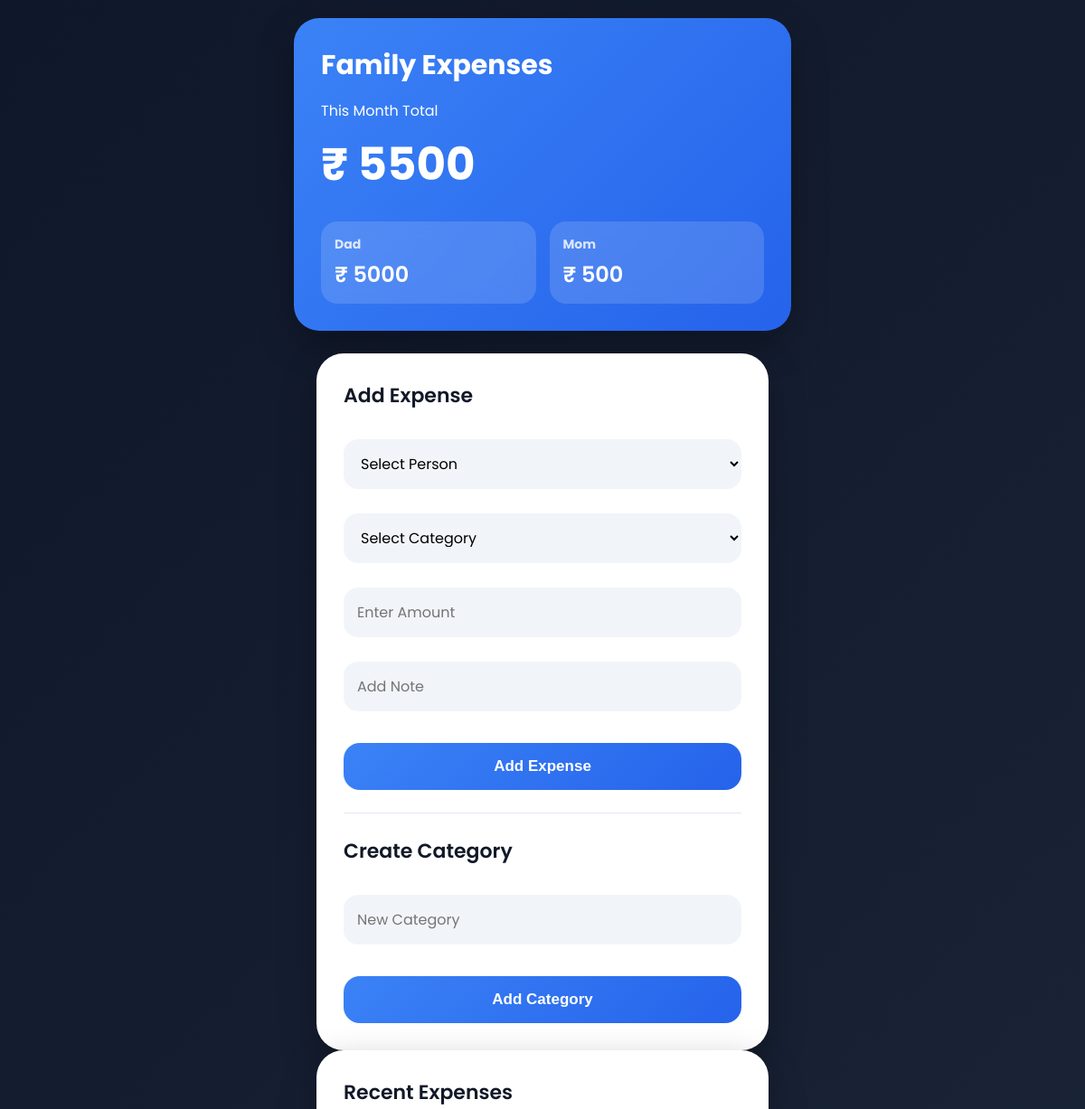
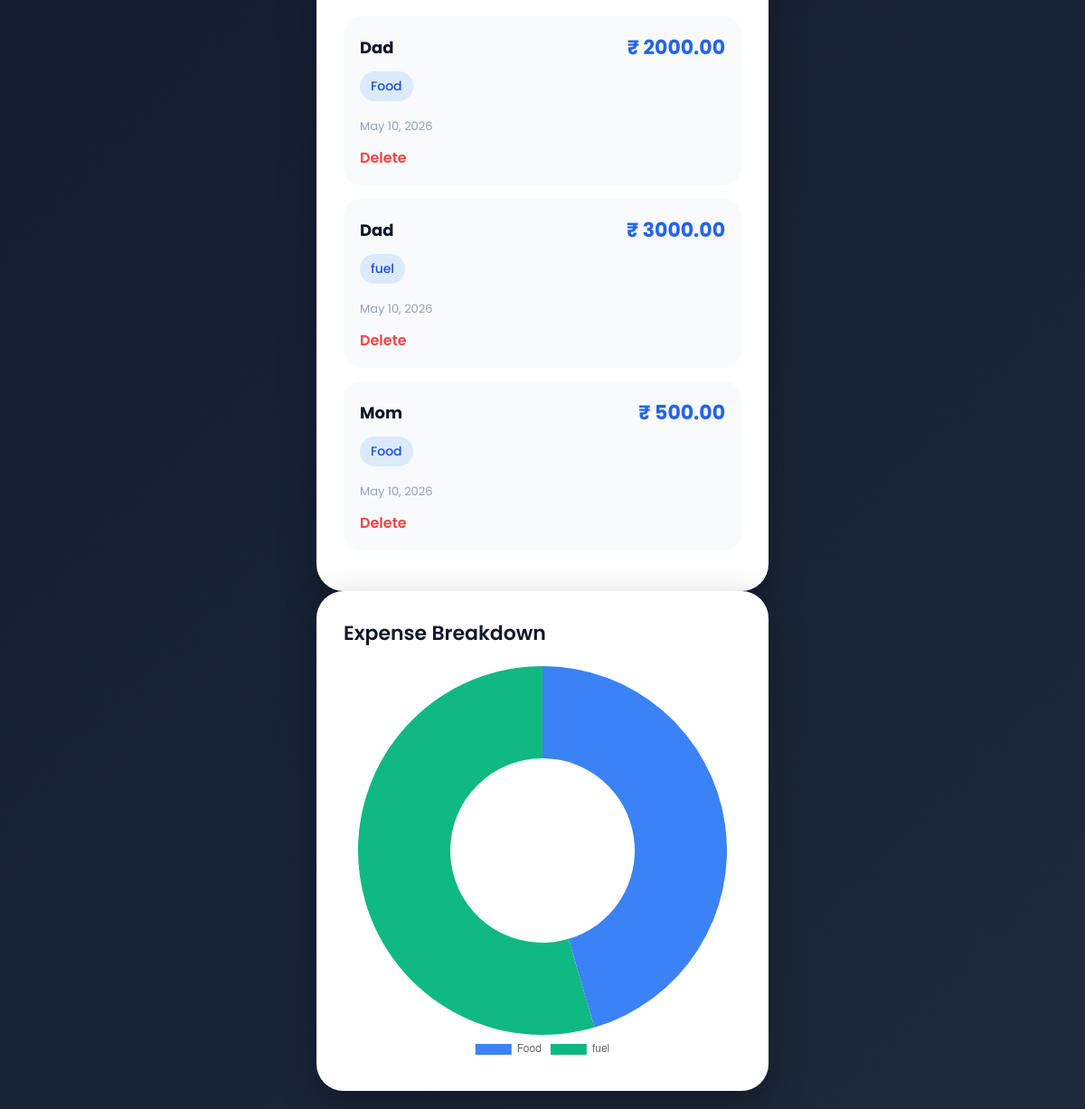
Before: / with the older database file (2 pictures, top to bottom).
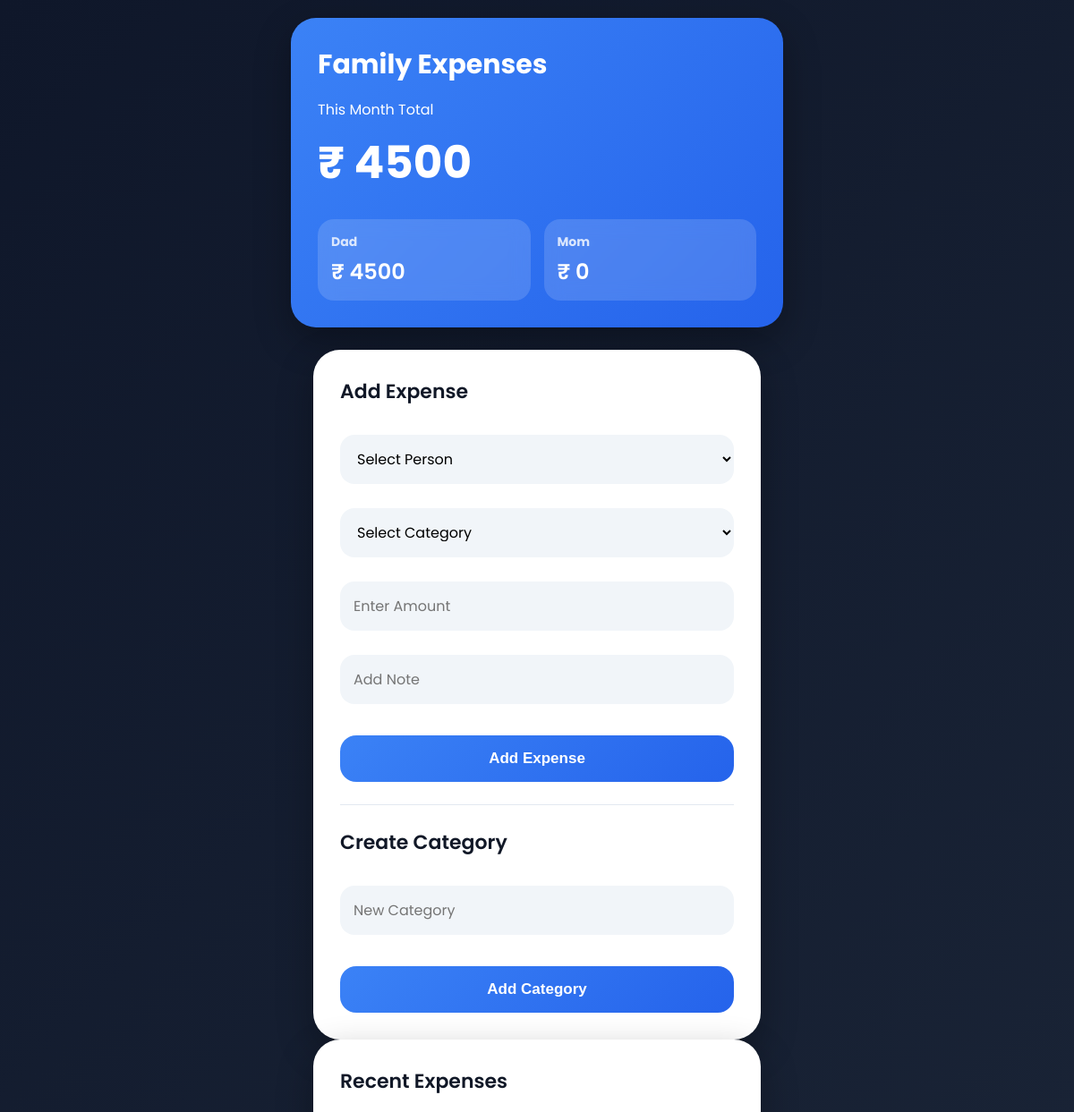
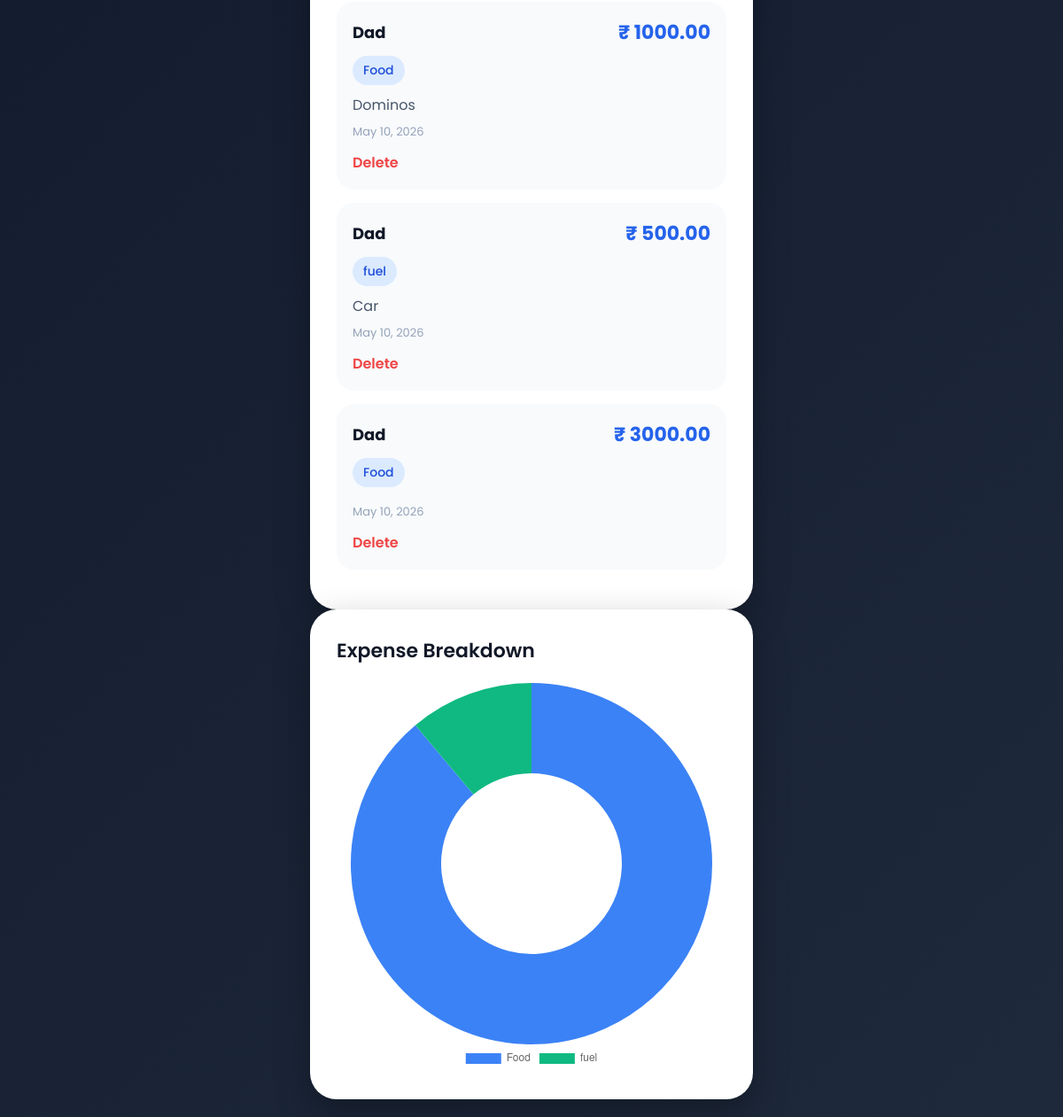
After: the same page with the newer database file (2 pictures, top to bottom).
### expenses/models.py (models this page shows, shortened)
class Expense(models.Model):
    PERSON_CHOICES = [
        ('Dad', 'Dad'),
        ('Mom', 'Mom'),
    ]
    person = models.CharField(max_length=10, choices=PERSON_CHOICES)
    category = models.ForeignKey(Category, on_delete=models.CASCADE)
    amount = models.DecimalField(max_digits=10, decimal_places=2)
    note = models.CharField(max_length=100, blank=True)
    date = models.DateField(auto_now_add=True)

class Category(models.Model):
    name = models.CharField(max_length=50)
    def __str__(self):
        return self.name

### expenses/views.py (the view, shortened to what this page needs)
# urls.py: path('', home, name='home'),
def home(request):
    expenses = Expense.objects.all().order_by('-date')
    total = Expense.objects.aggregate(total=Sum('amount'))['total'] or 0
    dad_total = Expense.objects.filter(person='Dad').aggregate(total=Sum('amount'))['total'] or 0
    mom_total = Expense.objects.filter(person='Mom').aggregate(total=Sum('amount'))['total'] or 0
    categories = Category.objects.all()
    category_totals = Expense.objects.values(
        'category__name'
    ).annotate(
        total=Sum('amount')
    )
    context = {
        'expenses': expenses,
        'total': total,
        'dad_total': dad_total,
        'mom_total': mom_total,
        'category_totals': category_totals,
        'categories': categories
    }
    return render(request, 'home.html', context)

### templates/home.html (shortened to what this page needs)
<!DOCTYPE html>
<html>
<head>
</head>
<body>
<div class="container">
    <div class="top-card">
        <div class="title">
            Family Expenses
        </div>
        <p>This Month Total</p>
        <div class="total">
            ₹ {{ total }}
        </div>
        <div class="stats">
            <div class="stat-box">
                <h3>Dad</h3>
                <p>₹ {{ dad_total }}</p>
            </div>
            <div class="stat-box">
                <h3>Mom</h3>
                <p>₹ {{ mom_total }}</p>
            </div>
        </div>
    </div>
    <div class="card">
        <div class="section-title">
            Add Expense
        </div>
        <form method="POST">
            <select name="person" required>
                <option value="">Select Person</option>
            </select>
            <select name="category" required>
                <option value="">Select Category</option>
            </select>
            <input type="number"
                   step="0.01"
                   name="amount"
                   placeholder="Enter Amount"
                   required>
            <input type="text"
                   name="note"
                   placeholder="Add Note">
            <button type="submit">
                Add Expense
            </button>
        </form>
        <hr>
        <div class="section-title">
            Create Category
        </div>
        <form method="POST">
            <input type="text"
                   name="new_category"
                   placeholder="New Category"
                   required>
            <button type="submit">
                Add Category
            </button>
        </form>
    </div>
    <div class="card">
        <div class="section-title">
            Recent Expenses
        </div>
        {% for expense in expenses %}
        <div class="expense-card">
            <div class="expense-top">
                <div class="person">
                    {{ expense.person }}
                </div>
                <div class="amount">
                    ₹ {{ expense.amount }}
                </div>
            </div>
            <div class="category">
                {{ expense.category }}
            </div>
            <div class="note">
                {{ expense.note }}
            </div>
            <div class="date">
                {{ expense.date }}
            </div>
            <div class="actions">
                <a class="delete"
                   href="/delete/{{ expense.id }}"
                   onclick="return confirm('Delete this expense?')">
                    Delete
                </a>
            </div>
        </div>
        {% endfor %}
    </div>
</div>
</body>
</html>
<!DOCTYPE html>
<html>
<head>
</head>
<body>
<div class="card">
    <div class="section-title">
        Expense Breakdown
    </div>
    <canvas id="expenseChart"></canvas>
</div>
<script>
const ctx = document.getElementById('expenseChart');
new Chart(ctx, {
    type: 'doughnut',
    data: {
        labels: [
            {% for item in category_totals %}
                '{{ item.category__name }}',
            {% endfor %}
        ],
        datasets: [{
            data: [
                {% for item in category_totals %}
                    {{ item.total }},
                {% endfor %}
            ],
            backgroundColor: [
                '#3b82f6',
                '#10b981',
                '#f59e0b',
                '#ef4444',
                '#8b5cf6',
                '#06b6d4',
                '#ec4899'
            ],
            borderWidth: 0
        }]
    },
    options: {
        responsive: true,
        plugins: {
            legend: {
                position: 'bottom'
            }
        }
    }
});
</script>
</body>
</html>

### templates/home.html (style rules this page uses)
* { margin:0; padding:0; box-sizing:border-box; }
body { font-family:'Poppins', sans-serif; background:linear-gradient(135deg,#0f172a,#1e293b); min-height:100vh; padding:20px; color:white; }
.container { max-width:550px; margin:auto; }
.top-card { background:linear-gradient(135deg,#3b82f6,#2563eb); padding:30px; border-radius:28px; box-shadow:0 15px 40px rgba(0,0,0,0.3); margin-bottom:25px; }
.title { font-size:30px; font-weight:700; margin-bottom:15px; }
.total { font-size:50px; font-weight:700; margin-top:10px; }
.stats { display:flex; gap:15px; margin-top:25px; }
.stat-box { flex:1; background:rgba(255,255,255,0.15); padding:15px; border-radius:18px; backdrop-filter:blur(10px); }
.stat-box h3 { font-size:14px; opacity:0.8; margin-bottom:5px; }
.stat-box p { font-size:24px; font-weight:600; }
.card { background:white; color:#111827; border-radius:28px; padding:25px; margin-bottom:25px; box-shadow:0 10px 25px rgba(0,0,0,0.15); }
.section-title { font-size:22px; font-weight:600; margin-bottom:20px; }
select,input { width:100%; padding:15px; border-radius:16px; border:none; background:#f1f5f9; margin-bottom:15px; font-size:16px; font-family:'Poppins', sans-serif; }
button { width:100%; border:none; background:linear-gradient(135deg,#3b82f6,#2563eb); color:white; padding:16px; border-radius:18px; font-size:17px; font-weight:600; cursor:pointer; transition:0.3s; }
.expense-card { background:#f8fafc; border-radius:20px; padding:18px; margin-bottom:15px; }
.expense-top { display:flex; justify-content:space-between; align-items:center; margin-bottom:10px; }
.person { font-weight:700; font-size:18px; }
.amount { font-size:22px; font-weight:700; color:#2563eb; }
.category { display:inline-block; background:#dbeafe; color:#1d4ed8; padding:6px 12px; border-radius:999px; font-size:14px; font-weight:500; margin-bottom:10px; }
.note { color:#475569; margin-bottom:8px; }
.date { color:#94a3b8; font-size:13px; }
.actions { margin-top:12px; }
.actions a { text-decoration:none; font-weight:600; margin-right:15px; }
.delete { color:#ef4444; }
hr { margin:25px 0; border:none; border-top:1px solid #e2e8f0; }
body { font-family:'Poppins', sans-serif; background:linear-gradient(135deg,#0f172a,#1e293b); min-height:100vh; padding:20px; }
.card { max-width:500px; margin:auto; background:white; padding:30px; border-radius:30px; box-shadow:0 15px 40px rgba(0,0,0,0.3); }
input, select { width:100%; padding:15px; margin-top:12px; border-radius:16px; border:none; background:#f1f5f9; font-size:16px; font-family:'Poppins', sans-serif; }
button { width:100%; padding:16px; margin-top:20px; background:linear-gradient(135deg,#3b82f6,#2563eb); color:white; border:none; border-radius:18px; font-size:17px; font-weight:600; cursor:pointer; }

Changed rows visible on the page:
removed Expense: person "Dad", amount "2000.00", category "Food", date "May 10, 2026"
removed Expense: person "Dad", amount "3000.00", category "fuel", date "May 10, 2026"
removed Expense: person "Mom", amount "500.00", category "Food", date "May 10, 2026"
added Expense: person "Dad", amount "1000.00", category "Food", note "Dominos", date "May 10, 2026"
added Expense: person "Dad", amount "500.00", category "fuel", note "Car", date "May 10, 2026"
added Expense: person "Dad", amount "3000.00", category "Food", date "May 10, 2026"
Other visible differences:
{{ total }}: "5500" → "4500"
{{ dad_total }}: "5000" → "4500"
{{ mom_total }}: "500" → "0"
chart data {{ item.total }}: 2500, 3000 → 4000, 500
